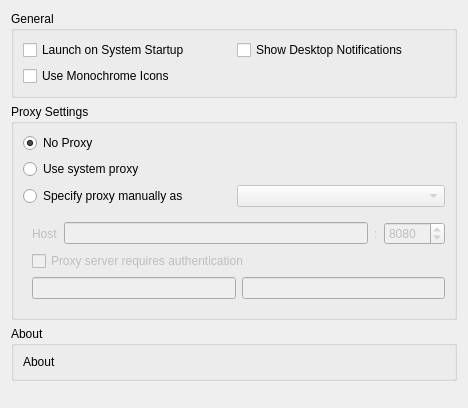
<?xml version="1.0" encoding="UTF-8"?>
<ui version="4.0">
 <class>Mirall::GeneralSettings</class>
 <widget class="QWidget" name="Mirall::GeneralSettings">
  <property name="geometry">
   <rect>
    <x>0</x>
    <y>0</y>
    <width>468</width>
    <height>408</height>
   </rect>
  </property>
  <property name="windowTitle">
   <string>Form</string>
  </property>
  <layout class="QVBoxLayout" name="verticalLayout_2">
   <item>
    <widget class="QGroupBox" name="generalGroupBox">
     <property name="title">
      <string>General</string>
     </property>
     <layout class="QGridLayout" name="gridLayout_2">
      <item row="0" column="0">
       <widget class="QCheckBox" name="autostartCheckBox">
        <property name="text">
         <string>Launch on System Startup</string>
        </property>
       </widget>
      </item>
      <item row="0" column="1">
       <widget class="QCheckBox" name="desktopNotificationsCheckBox">
        <property name="text">
         <string>Show Desktop Notifications</string>
        </property>
       </widget>
      </item>
      <item row="1" column="0">
       <widget class="QCheckBox" name="monoIconsCheckBox">
        <property name="text">
         <string>Use Monochrome Icons</string>
        </property>
       </widget>
      </item>
     </layout>
    </widget>
   </item>
   <item>
    <widget class="QGroupBox" name="proxyGroupBox">
     <property name="enabled">
      <bool>true</bool>
     </property>
     <property name="title">
      <string>Proxy Settings</string>
     </property>
     <layout class="QGridLayout" name="gridLayout">
      <item row="0" column="0">
       <widget class="QRadioButton" name="noProxyRadioButton">
        <property name="text">
         <string>No Proxy</string>
        </property>
        <property name="checked">
         <bool>true</bool>
        </property>
        <attribute name="buttonGroup">
         <string notr="true">proxyButtonGroup</string>
        </attribute>
       </widget>
      </item>
      <item row="1" column="0">
       <widget class="QRadioButton" name="systemProxyRadioButton">
        <property name="text">
         <string>Use system proxy</string>
        </property>
        <attribute name="buttonGroup">
         <string notr="true">proxyButtonGroup</string>
        </attribute>
       </widget>
      </item>
      <item row="2" column="0">
       <widget class="QRadioButton" name="manualProxyRadioButton">
        <property name="text">
         <string>Specify proxy manually as</string>
        </property>
        <attribute name="buttonGroup">
         <string notr="true">proxyButtonGroup</string>
        </attribute>
       </widget>
      </item>
      <item row="2" column="1">
       <widget class="QComboBox" name="typeComboBox">
        <property name="enabled">
         <bool>false</bool>
        </property>
       </widget>
      </item>
      <item row="3" column="0" colspan="2">
       <widget class="QWidget" name="manualSettings" native="true">
        <property name="enabled">
         <bool>false</bool>
        </property>
        <layout class="QVBoxLayout" name="verticalLayout">
         <property name="rightMargin">
          <number>0</number>
         </property>
         <item>
          <layout class="QHBoxLayout" name="horizontalLayout">
           <item>
            <widget class="QLabel" name="hostLabel">
             <property name="text">
              <string>Host</string>
             </property>
            </widget>
           </item>
           <item>
            <widget class="QLineEdit" name="hostLineEdit">
             <property name="sizePolicy">
              <sizepolicy hsizetype="MinimumExpanding" vsizetype="Fixed">
               <horstretch>0</horstretch>
               <verstretch>0</verstretch>
              </sizepolicy>
             </property>
             <property name="text">
              <string/>
             </property>
            </widget>
           </item>
           <item>
            <widget class="QLabel" name="label">
             <property name="text">
              <string>:</string>
             </property>
            </widget>
           </item>
           <item>
            <widget class="QSpinBox" name="portSpinBox">
             <property name="enabled">
              <bool>false</bool>
             </property>
             <property name="sizePolicy">
              <sizepolicy hsizetype="Maximum" vsizetype="Fixed">
               <horstretch>0</horstretch>
               <verstretch>0</verstretch>
              </sizepolicy>
             </property>
             <property name="minimum">
              <number>1</number>
             </property>
             <property name="maximum">
              <number>65535</number>
             </property>
             <property name="value">
              <number>8080</number>
             </property>
            </widget>
           </item>
          </layout>
         </item>
         <item>
          <widget class="QCheckBox" name="authRequiredcheckBox">
           <property name="enabled">
            <bool>false</bool>
           </property>
           <property name="text">
            <string>Proxy server requires authentication</string>
           </property>
          </widget>
         </item>
         <item>
          <widget class="QWidget" name="authWidgets" native="true">
           <property name="enabled">
            <bool>false</bool>
           </property>
           <layout class="QHBoxLayout" name="horizontalLayout_2">
            <property name="margin">
             <number>0</number>
            </property>
            <item>
             <widget class="QLineEdit" name="userLineEdit">
              <property name="enabled">
               <bool>false</bool>
              </property>
              <property name="text">
               <string/>
              </property>
             </widget>
            </item>
            <item>
             <widget class="QLineEdit" name="passwordLineEdit">
              <property name="enabled">
               <bool>false</bool>
              </property>
              <property name="text">
               <string/>
              </property>
              <property name="echoMode">
               <enum>QLineEdit::Password</enum>
              </property>
             </widget>
            </item>
           </layout>
          </widget>
         </item>
        </layout>
       </widget>
      </item>
     </layout>
    </widget>
   </item>
   <item>
    <widget class="QGroupBox" name="aboutGroupBox">
     <property name="title">
      <string>About</string>
     </property>
     <layout class="QVBoxLayout" name="verticalLayout_3">
      <item>
       <widget class="QLabel" name="aboutLabel">
        <property name="text">
         <string>About</string>
        </property>
       </widget>
      </item>
     </layout>
    </widget>
   </item>
   <item>
    <spacer name="verticalSpacer">
     <property name="orientation">
      <enum>Qt::Vertical</enum>
     </property>
     <property name="sizeHint" stdset="0">
      <size>
       <width>20</width>
       <height>0</height>
      </size>
     </property>
    </spacer>
   </item>
  </layout>
 </widget>
 <resources/>
 <connections/>
 <buttongroups>
  <buttongroup name="proxyButtonGroup"/>
 </buttongroups>
</ui>
